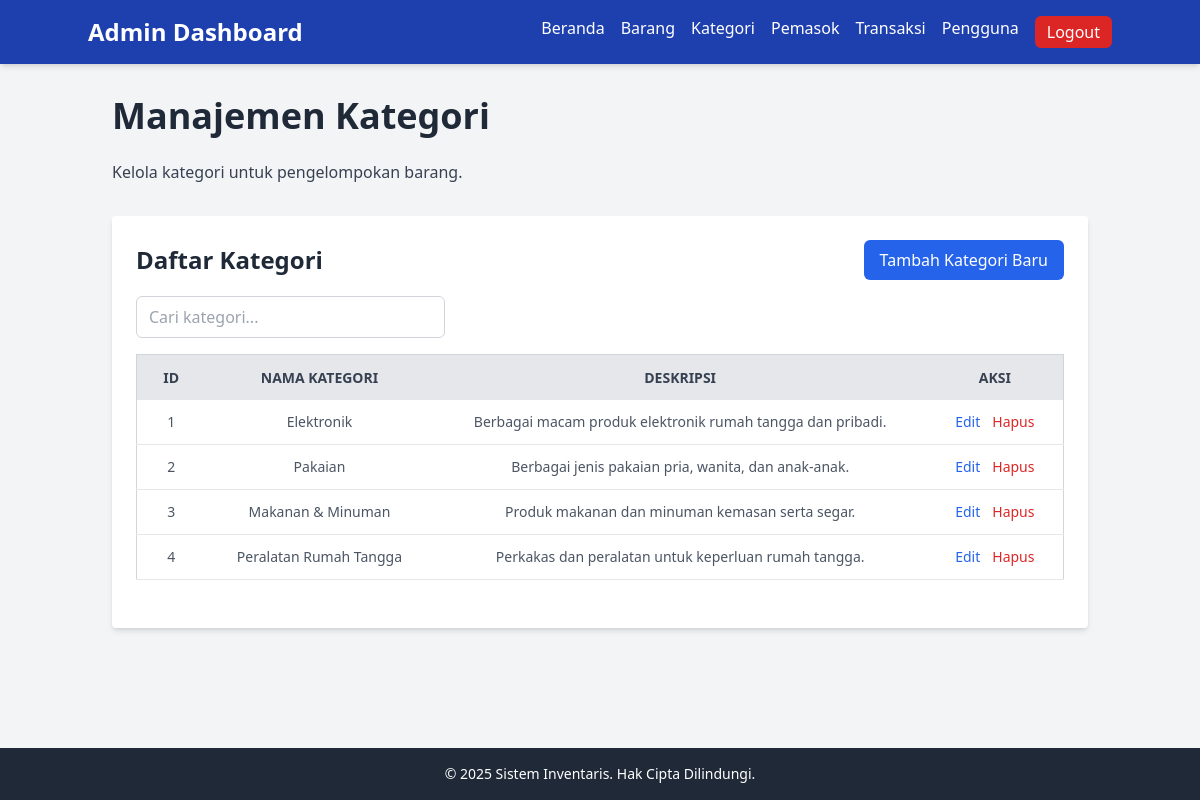
/views/admin/categories.php (signed in), run on the app's committed database.
### tables this page shows
CREATE TABLE IF NOT EXISTS kategori (
    id INT AUTO_INCREMENT PRIMARY KEY,
    nama_kategori VARCHAR(255) NOT NULL UNIQUE,
    deskripsi TEXT,
    created_at TIMESTAMP DEFAULT CURRENT_TIMESTAMP,
    updated_at TIMESTAMP DEFAULT CURRENT_TIMESTAMP ON UPDATE CURRENT_TIMESTAMP
);

### views/admin/categories.php (the view, shortened to what this page needs)
<?php
    include_once __DIR__ . '/../../src/db.php';
    $categories = $conn->query("SELECT * FROM kategori ORDER BY id ASC");
?>
<!DOCTYPE html>
<html lang="id">
<head>
    <script src="https://cdn.tailwindcss.com"></script>
    <link rel="stylesheet" href="../../assets/css/style.css">
</head>
<body class="bg-gray-100 font-sans flex min-h-screen flex-col">
    <?php include_once 'components/navbar.php' ?>
    <main class="container mx-auto px-6 py-8 flex-grow">
        <h1 class="text-4xl font-bold text-gray-800 mb-6">Manajemen Kategori</h1>
        <p class="text-gray-700 mb-8">Kelola kategori untuk pengelompokan barang.</p>
        <div class="bg-white p-6 rounded shadow-md">
            <div class="flex justify-between items-center mb-4">
                <h2 class="text-2xl font-semibold text-gray-800">Daftar Kategori</h2>
                <button onclick="openAddModal()" class="bg-blue-600 text-white px-4 py-2 rounded-md hover:bg-blue-700 transition duration-300">Tambah Kategori Baru</button>
            </div>
            <div class="mb-4">
                <input type="text" id="categorySearch" placeholder="Cari kategori..." class="px-3 py-2 border border-gray-300 rounded-md focus:outline-none focus:ring-2 focus:ring-blue-500 w-full md:w-1/3">
            </div>
            <div class="overflow-x-auto">
                <table class="min-w-full bg-white border border-gray-300 rounded-lg">
                    <thead>
                        <tr class="bg-gray-200 text-gray-700 uppercase text-sm leading-normal">
                            <th class="py-3 px-6">ID</th>
                            <th class="py-3 px-6">Nama Kategori</th>
                            <th class="py-3 px-6">Deskripsi</th>
                            <th class="py-3 px-6">Aksi</th>
                        </tr>
                    </thead>
                    <tbody class="text-gray-600 text-sm font-light text-center" id="categoryTableBody">
                        <?php if ($categories && $categories->num_rows > 0) : ?>
                            <?php while ($row = $categories->fetch_assoc()) : ?>
                                <tr class="border-b border-gray-200 hover:bg-gray-100">
                                    <td class="py-3 px-6  whitespace-nowrap"><?= htmlspecialchars($row['id']) ?></td>
                                    <td class="py-3 px-6 "><?= htmlspecialchars($row['nama_kategori']) ?></td>
                                    <td class="py-3 px-6 "><?= htmlspecialchars($row['deskripsi']) ?></td>
                                    <td class="py-3 px-6 text-center">
                                        <div class="flex item-center justify-center space-x-3">
                                            <button onclick='openEditModal(<?= json_encode($row) ?>)' class="text-blue-600 hover:underline font-normal">Edit</button>
                                            <a href="../../controllers/admin/categories.php?delete=<?= $row['id'] ?>" onclick="return confirm('Yakin ingin menghapus kategori ini?')" class="text-red-600 hover:underline font-normal">Hapus</a>
                                        </div>
                                    </td>
                                </tr>
                            <?php endwhile; ?>
                        <?php endif; ?>
                    </tbody>
                </table>
            </div>
        </div>
    </main>
    <?php include_once 'components/footer.php' ?>
</body>
</html>

### assets/css/style.css (style rules this page uses)
html, body { height: 100%; margin: 0; padding: 0; }
* { transition-property: background-color, border-color, color, fill, stroke, opacity, box-shadow, transform, filter, backdrop-filter; transition-duration: 200ms; transition-timing-function: ease-in-out; }

### data on the page
kategori: id "1", nama_kategori "Elektronik", deskripsi "Berbagai macam produk elektronik rumah tangga dan pribadi."
kategori: id "2", nama_kategori "Pakaian", deskripsi "Berbagai jenis pakaian pria, wanita, dan anak-anak."
kategori: id "3", nama_kategori "Makanan & Minuman", deskripsi "Produk makanan dan minuman kemasan serta segar."
kategori: id "4", nama_kategori "Peralatan Rumah Tangga", deskripsi "Perkakas dan peralatan untuk keperluan rumah tangga."
